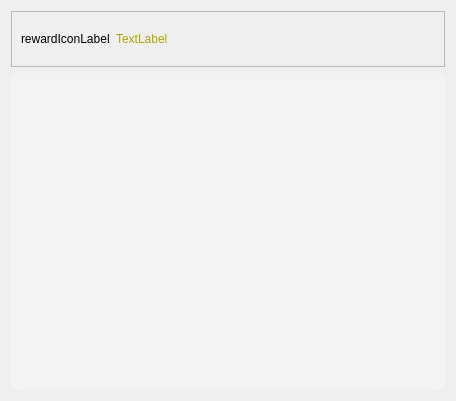
<?xml version="1.0" encoding="UTF-8"?>
<ui version="4.0">
 <class>Frame</class>
 <widget class="QFrame" name="Frame">
  <property name="geometry">
   <rect>
    <x>0</x>
    <y>0</y>
    <width>456</width>
    <height>401</height>
   </rect>
  </property>
  <property name="windowTitle">
   <string>Frame</string>
  </property>
  <property name="styleSheet">
   <string notr="true">QScrollArea{
	background: transparent; border: none
}

#widget {
	background-color: rgb(243, 243, 243);
	border-radius: 8px;
}</string>
  </property>
  <layout class="QVBoxLayout" name="verticalLayout">
   <item>
    <widget class="QFrame" name="frame">
     <property name="frameShape">
      <enum>QFrame::StyledPanel</enum>
     </property>
     <property name="frameShadow">
      <enum>QFrame::Raised</enum>
     </property>
     <layout class="QHBoxLayout" name="horizontalLayout">
      <item>
       <widget class="ImageLabel" name="rewardIconLabel">
        <property name="sizePolicy">
         <sizepolicy hsizetype="Fixed" vsizetype="Fixed">
          <horstretch>0</horstretch>
          <verstretch>0</verstretch>
         </sizepolicy>
        </property>
        <property name="minimumSize">
         <size>
          <width>36</width>
          <height>36</height>
         </size>
        </property>
        <property name="text">
         <string>rewardIconLabel</string>
        </property>
       </widget>
      </item>
      <item alignment="Qt::AlignLeft">
       <widget class="StrongBodyLabel" name="rewardLabel">
        <property name="styleSheet">
         <string notr="true">color: rgb(170, 170, 0);</string>
        </property>
        <property name="text">
         <string>TextLabel</string>
        </property>
       </widget>
      </item>
     </layout>
    </widget>
   </item>
   <item>
    <widget class="SmoothScrollArea" name="scrollArea">
     <property name="widgetResizable">
      <bool>true</bool>
     </property>
     <widget class="QWidget" name="widget">
      <property name="geometry">
       <rect>
        <x>0</x>
        <y>0</y>
        <width>438</width>
        <height>321</height>
       </rect>
      </property>
      <layout class="QVBoxLayout" name="verticalLayout_3">
       <item>
        <layout class="QVBoxLayout" name="vlayout"/>
       </item>
      </layout>
     </widget>
    </widget>
   </item>
  </layout>
 </widget>
 <customwidgets>
  <customwidget>
   <class>StrongBodyLabel</class>
   <extends>QLabel</extends>
   <header>qfluentwidgets</header>
  </customwidget>
  <customwidget>
   <class>SmoothScrollArea</class>
   <extends>QScrollArea</extends>
   <header>qfluentwidgets</header>
   <container>1</container>
  </customwidget>
  <customwidget>
   <class>ImageLabel</class>
   <extends>QLabel</extends>
   <header>qfluentwidgets</header>
  </customwidget>
 </customwidgets>
 <resources/>
 <connections/>
</ui>
